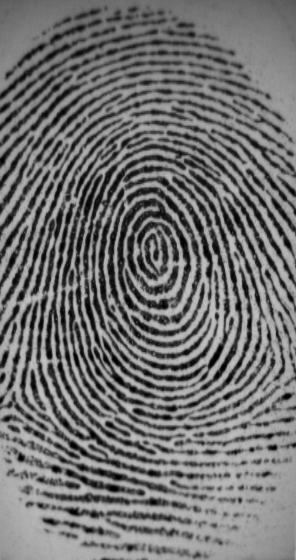
%> input picture input_1.tif, 296 x 560 px
$ octave demo.m   (GNU Octave 9; MATLAB toolbox functions it lacks are replaced by stand-ins)
%> lines starting %> are read from the running program, lines starting %| are printed output that depends on the picture; in (x1, y1, x2, y2) boxes, pixels count from 0 and x2, y2 are one past the last pixel; in counts of white or black regions, pixels touching at a corner belong together; the program's own positions count from 1
% Fingerprint Minutiae Extraction without Machine Learning

% Read input fingerprint image
inputImage = imread('input_1.tif');
%> inputImage is the input picture: size 560x296 uint8; min 0, max 197, mean 113.7

% Convert the image to grayscale if it's in color
if size(inputImage, 3) == 3
    inputImage = rgb2gray(inputImage);
end

% Enhance ridges using a filter (you can experiment with different filters)
ridgeEnhanced = imfilter(inputImage, fspecial('average', [5 5]));
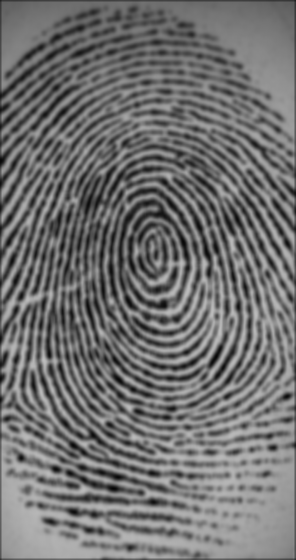
%> ridgeEnhanced: size 560x296 uint8; min 5, max 188, mean 112.9

% Binarize the image using adaptive thresholding
binaryImage = imbinarize(ridgeEnhanced, 'adaptive');
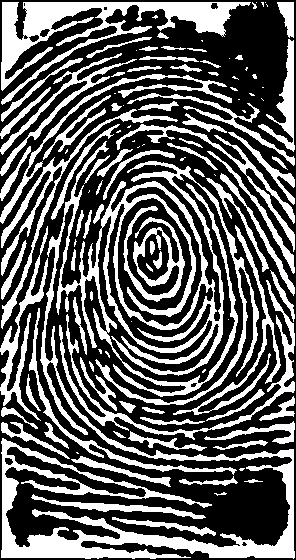
%> binaryImage: size 560x296 logical; 37.8% white; 116 white regions (37 under 20 px), largest, box (x1, y1, x2, y2) and area: (1, 141, 295, 559) 23451, (1, 2, 251, 105) 6517, (59, 280, 295, 440) 2517

% Perform thinning to obtain ridges
thinnedImage = bwmorph(binaryImage, 'thin', Inf);
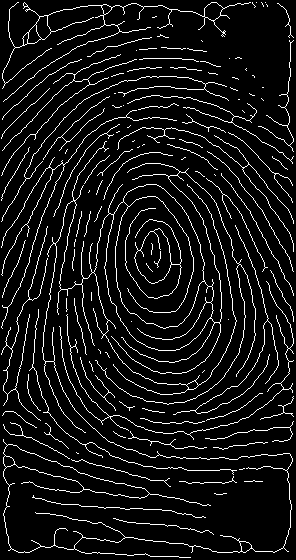
%> thinnedImage: size 560x296 logical; 7.9% white in thin lines or dots

% Extract minutiae points
minutiaePoints = extractMinutiae(thinnedImage);

% Display the input and output images
figure;
subplot(1, 2, 1);
imshow(inputImage);
title('Input Fingerprint Image');

subplot(1, 2, 2);
imshow(thinnedImage);
hold on;
plot(minutiaePoints(:, 2), minutiaePoints(:, 1), 'r*');  % Display minutiae points
title('Thinned Image with Minutiae Points');
hold off;

function minutiaePoints = extractMinutiae(thinnedImage)
    % Skeletonize the thinned image to obtain ridge skeleton
    skeleton = bwmorph(thinnedImage, 'skel', Inf);
%> skeleton: size 560x296 logical; 8% white in thin lines or dots

    % Find minutiae points
    [rows, cols] = find(bwmorph(skeleton, 'endpoints'));
%> rows = 349 values from 3 to 558; cols = 349 values from 2 to 294
    endPoints = [rows, cols];
%> endPoints = 349 rows, first 12: [139 2; 176 2; 201 2; 222 2; 248 2; 355 2; 89 3; 120 3; 151 3; 276 3; 298 3; 306 3]

    [rows, cols] = find(bwmorph(skeleton, 'branchpoints'));
%> rows = 237 values from 4 to 552; cols = 237 values from 5 to 292
    branchPoints = [rows, cols];
%> branchPoints = 237 rows, first 12: [82 5; 84 6; 456 6; 83 7; 346 7; 371 7; 468 7; 308 8; 395 8; 446 8; 507 8; 486 10]

    % Combine endpoints and branchpoints as minutiae points
    minutiaePoints = [endPoints; branchPoints];
%> minutiaePoints = 586 rows, first 12: [139 2; 176 2; 201 2; 222 2; 248 2; 355 2; 89 3; 120 3; 151 3; 276 3; 298 3; 306 3]
%> `title('Thinned Image with Minutiae Points');`:
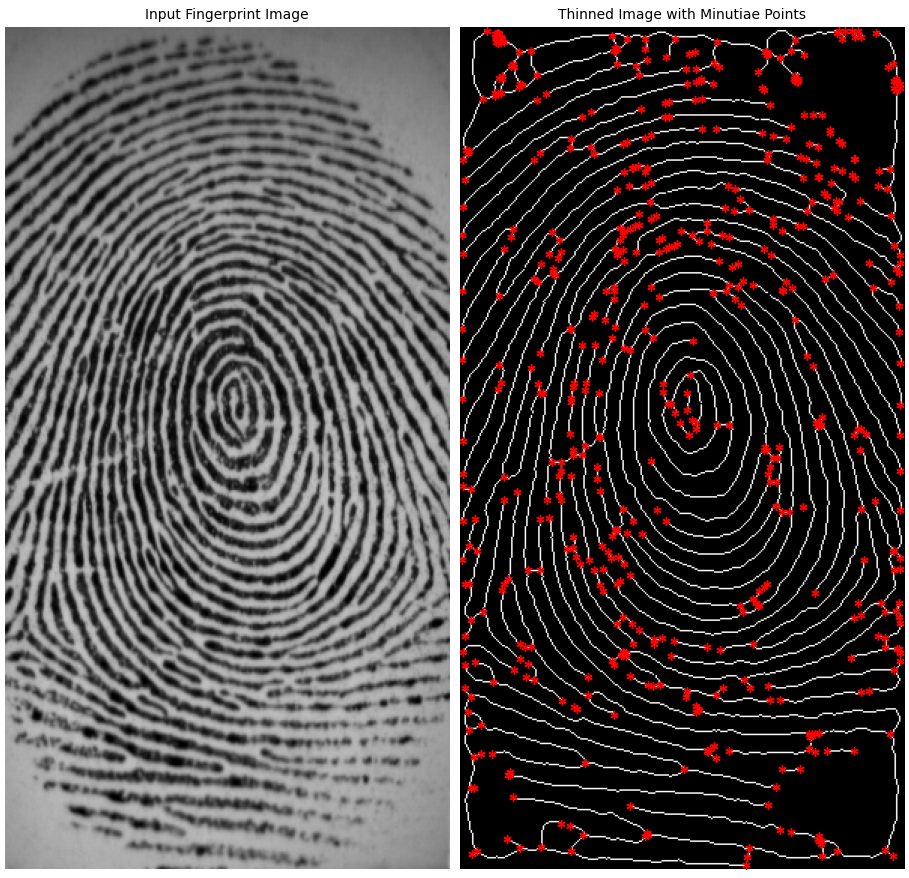
%> figure redrawn from the program's plot data, 2 panels
end
